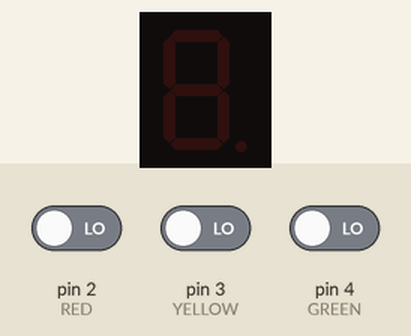
This sketch was run on a simulated Arduino Uno, built with avr-gcc and run on an emulated ATmega328P. On the bench: 1-digit seven-segment display. Wiring (inferred from the names in the program): 1-digit 7-segment display, segments lit when HIGH: segments pin 5, pin 6, pin 7, pin 8, pin 9, pin 10, pin 11. The test bench sets the inputs (shaded band); at power-on: pin 2 (RED) LOW, pin 4 (GREEN) LOW, pin 3 (YELLOW) LOW. The segment pins are drawn as the display they are named for.

Above: at 1.2 s.
1.3 s: pin 2 (RED) driven HIGH
At 1.35 s:
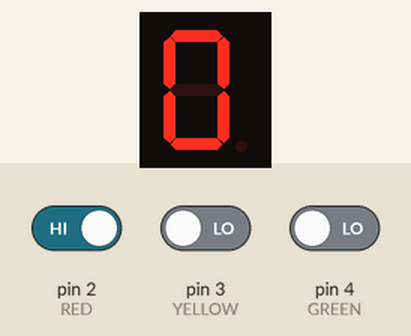
4.3 s: pin 2 (RED) driven LOW
5.8 s: pin 4 (GREEN) driven HIGH
At 5.85 s:
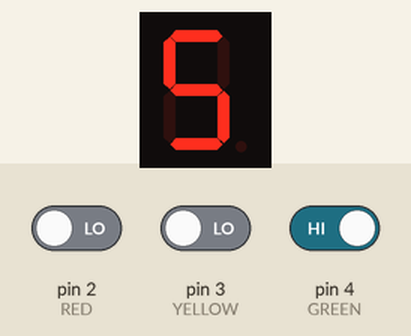
8.8 s: pin 4 (GREEN) driven LOW
Timing chart, 0 to 11.3 s (numbered marks = the images above; inputs shaded):
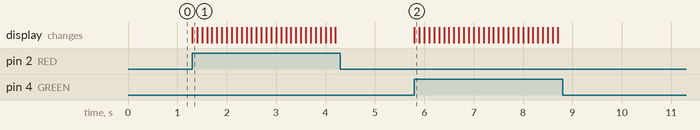

The sketch:

L2_2.ino
```cpp
//define scope for RYG
#define RED 2
#define YELLOW 3
#define GREEN 4

//define scope for segments
#define segA 5 //segment A to PIN5
#define segB 6 //segment B to PIN6
#define segC 7 //segment C to PIN7
#define segD 8 //segment D to PIN8
#define segE 9 //segment E to PIN9
#define segF 10 //segment F to PIN10
#define segG 11 //segment G to PIN11

void setup() {
  // LED SCOPE
  pinMode(RED, INPUT); // RED LED input from arduino 1
  pinMode(YELLOW, INPUT); // YELLOW LED input from arduino 1
  pinMode(GREEN, INPUT); // GREEN LED input from arduino 1


  //SEVEN SEGMENTS SCOPE
  for (int i=5;i<12;i++)
    {
      pinMode(i, OUTPUT); //taking all pins from 5-11 as output
    }
}


void loop() {
  while(digitalRead(RED) == 1) // RED loop
  {
    digitalWrite(segA, HIGH);
    digitalWrite(segB, HIGH);
    digitalWrite(segC, HIGH);
    digitalWrite(segD, HIGH);
    digitalWrite(segE, HIGH);
    digitalWrite(segF, HIGH);
    digitalWrite(segG, LOW);
    delay(100);

    digitalWrite(segA, HIGH);
    digitalWrite(segB, HIGH);
    digitalWrite(segC, HIGH);
    digitalWrite(segD, HIGH);
    digitalWrite(segE, LOW);
    digitalWrite(segF, HIGH);
    digitalWrite(segG, HIGH);
    delay(100);

    digitalWrite(segA, HIGH);
    digitalWrite(segB, HIGH);
    digitalWrite(segC, HIGH);
    digitalWrite(segD, HIGH);
    digitalWrite(segE, HIGH);
    digitalWrite(segF, HIGH);
    digitalWrite(segG, HIGH);
    delay(100);

    digitalWrite(segA, HIGH);
    digitalWrite(segB, HIGH);
    digitalWrite(segC, HIGH);
    digitalWrite(segD, LOW);
    digitalWrite(segE, LOW);
    digitalWrite(segF, LOW);
    digitalWrite(segG, LOW);
    delay(100);

    digitalWrite(segA, HIGH);
    digitalWrite(segB, LOW);
    digitalWrite(segC, HIGH);
    digitalWrite(segD, HIGH);
    digitalWrite(segE, HIGH);
    digitalWrite(segF, HIGH);
    digitalWrite(segG, HIGH);
    delay(100);

    digitalWrite(segA, HIGH);
    digitalWrite(segB, LOW);
    digitalWrite(segC, HIGH);
    digitalWrite(segD, HIGH);
    digitalWrite(segE, LOW);
    digitalWrite(segF, HIGH);
    digitalWrite(segG, HIGH);
    delay(100);

    digitalWrite(segA, LOW);
    digitalWrite(segB, HIGH);
    digitalWrite(segC, HIGH);
    digitalWrite(segD, LOW);
    digitalWrite(segE, LOW);
    digitalWrite(segF, HIGH);
    digitalWrite(segG, HIGH);
    delay(100);

    digitalWrite(segA, HIGH);
    digitalWrite(segB, HIGH);
    digitalWrite(segC, HIGH);
    digitalWrite(segD, HIGH);
    digitalWrite(segE, LOW);
    digitalWrite(segF, LOW);
    digitalWrite(segG, HIGH);
    delay(100);

    digitalWrite(segA, HIGH);
    digitalWrite(segB, HIGH);
    digitalWrite(segC, LOW);
    digitalWrite(segD, HIGH);
    digitalWrite(segE, HIGH);
    digitalWrite(segF, LOW);
    digitalWrite(segG, HIGH);
    delay(100);

    digitalWrite(segA, LOW);
    digitalWrite(segB, HIGH);
    digitalWrite(segC, HIGH);
    digitalWrite(segD, LOW);
    digitalWrite(segE, LOW);
    digitalWrite(segF, LOW);
    digitalWrite(segG, LOW);
    delay(100);
 }// end of RED Loop

 while(digitalRead(GREEN) == 1) //Start Green Loop
 {
  for(int g=15;g>=1;g--)
  {
    switch(g)
    {
      case 15:
        digitalWrite(segA, HIGH);
        digitalWrite(segB, LOW);
        digitalWrite(segC, HIGH);
        digitalWrite(segD, HIGH);
        digitalWrite(segE, LOW);
        digitalWrite(segF, HIGH);
        digitalWrite(segG, HIGH);
        delay(100);
        break;

      case 14:
        digitalWrite(segA, LOW);
        digitalWrite(segB, HIGH);
        digitalWrite(segC, HIGH);
        digitalWrite(segD, LOW);
        digitalWrite(segE, LOW);
        digitalWrite(segF, HIGH);
        digitalWrite(segG, HIGH);
        delay(100);
        break;

      case 13:
        digitalWrite(segA, HIGH);
        digitalWrite(segB, HIGH);
        digitalWrite(segC, HIGH);
        digitalWrite(segD, HIGH);
        digitalWrite(segE, LOW);
        digitalWrite(segF, LOW);
        digitalWrite(segG, HIGH);
        delay(100);
        break;

      case 12:
        digitalWrite(segA, HIGH);
        digitalWrite(segB, HIGH);
        digitalWrite(segC, LOW);
        digitalWrite(segD, HIGH);
        digitalWrite(segE, HIGH);
        digitalWrite(segF, LOW);
        digitalWrite(segG, HIGH);
        delay(100);
        break;

      case 11:
        digitalWrite(segA, LOW);
        digitalWrite(segB, HIGH);
        digitalWrite(segC, HIGH);
        digitalWrite(segD, LOW);
        digitalWrite(segE, LOW);
        digitalWrite(segF, LOW);
        digitalWrite(segG, LOW);
        delay(100);
        break;

      case 10:
        digitalWrite(segA, HIGH);
        digitalWrite(segB, HIGH);
        digitalWrite(segC, HIGH);
        digitalWrite(segD, HIGH);
        digitalWrite(segE, HIGH);
        digitalWrite(segF, HIGH);
        digitalWrite(segG, LOW);
        delay(100);
        break;

      case 9:
        digitalWrite(segA, HIGH);
        digitalWrite(segB, HIGH);
        digitalWrite(segC, HIGH);
        digitalWrite(segD, LOW);
        digitalWrite(segE, LOW);
        digitalWrite(segF, HIGH);
        digitalWrite(segG, HIGH);
        delay(100);
        break;

      case 8:
        digitalWrite(segA, HIGH);
        digitalWrite(segB, HIGH);
        digitalWrite(segC, HIGH);
        digitalWrite(segD, HIGH);
        digitalWrite(segE, HIGH);
        digitalWrite(segF, HIGH);
        digitalWrite(segG, HIGH);
        delay(100);
        break;

      case 7:
        digitalWrite(segA, HIGH);
        digitalWrite(segB, HIGH);
        digitalWrite(segC, HIGH);
        digitalWrite(segD, LOW);
        digitalWrite(segE, LOW);
        digitalWrite(segF, LOW);
        digitalWrite(segG, LOW);
        delay(100);
        break;

      case 6:
        digitalWrite(segA, HIGH);
        digitalWrite(segB, LOW);
        digitalWrite(segC, HIGH);
        digitalWrite(segD, HIGH);
        digitalWrite(segE, HIGH);
        digitalWrite(segF, HIGH);
        digitalWrite(segG, HIGH);
        delay(100);
        break;

      case 5:
        digitalWrite(segA, HIGH);
        digitalWrite(segB, LOW);
        digitalWrite(segC, HIGH);
        digitalWrite(segD, HIGH);
        digitalWrite(segE, LOW);
        digitalWrite(segF, HIGH);
        digitalWrite(segG, HIGH);
        delay(100);
        break;

      case 4:
        digitalWrite(segA, LOW);
        digitalWrite(segB, HIGH);
        digitalWrite(segC, HIGH);
        digitalWrite(segD, LOW);
        digitalWrite(segE, LOW);
        digitalWrite(segF, HIGH);
        digitalWrite(segG, HIGH);
        delay(100);
        break;

      case 3:
        digitalWrite(segA, HIGH);
        digitalWrite(segB, HIGH);
        digitalWrite(segC, HIGH);
        digitalWrite(segD, HIGH);
        digitalWrite(segE, LOW);
        digitalWrite(segF, LOW);
        digitalWrite(segG, HIGH);
        delay(100);
        break;

      case 2:
        digitalWrite(segA, HIGH);
        digitalWrite(segB, HIGH);
        digitalWrite(segC, LOW);
        digitalWrite(segD, HIGH);
        digitalWrite(segE, HIGH);
        digitalWrite(segF, LOW);
        digitalWrite(segG, HIGH);
        delay(100);
        break;

      case 1:
        digitalWrite(segA, LOW);
        digitalWrite(segB, HIGH);
        digitalWrite(segC, HIGH);
        digitalWrite(segD, LOW);
        digitalWrite(segE, LOW);
        digitalWrite(segF, LOW);
        digitalWrite(segG, LOW);
        delay(100);
        break;

        break;
    }
  }
 }


 if(digitalRead(YELLOW) == 1) // YELLOW Loop
  {
    for(int y=4;y>=1;y--)
    {
      switch(y)
    {
        case 4: //when y value is 4 show "4" on disp
        digitalWrite(segA, LOW);
        digitalWrite(segB, HIGH);
        digitalWrite(segC, HIGH);
        digitalWrite(segD, LOW);
        digitalWrite(segE, LOW);
        digitalWrite(segF, HIGH);
        digitalWrite(segG, HIGH);
        delay(100);
        break;

        case 3: //when y value is 3 show "3" on disp
        digitalWrite(segA, HIGH);
        digitalWrite(segB, HIGH);
        digitalWrite(segC, HIGH);
        digitalWrite(segD, HIGH);
        digitalWrite(segE, LOW);
        digitalWrite(segF, LOW);
        digitalWrite(segG, HIGH);
        delay(100);
        break;

        case 2: //when y value is 2 show "2" on disp
        digitalWrite(segA, HIGH);
        digitalWrite(segB, HIGH);
        digitalWrite(segC, LOW);
        digitalWrite(segD, HIGH);
        digitalWrite(segE, HIGH);
        digitalWrite(segF, LOW);
        digitalWrite(segG, HIGH);
        delay(100);
        break;

        case 1: //when y value is 1 show "1" on disp
        digitalWrite(segA, LOW);
        digitalWrite(segB, HIGH);
        digitalWrite(segC, HIGH);
        digitalWrite(segD, LOW);
        digitalWrite(segE, LOW);
        digitalWrite(segF, LOW);
        digitalWrite(segG, LOW);
        delay(100);
        break;

        break;
    }
    }
  }
}
```

Measured:
- after the input at 1.3 s, the display: changes at once (image 1)
- after the input at 4.3 s, every drawn part: stays the same
- after the input at 5.8 s, the display: changes at once (image 2)
- after the input at 8.8 s, every drawn part: stays the same
